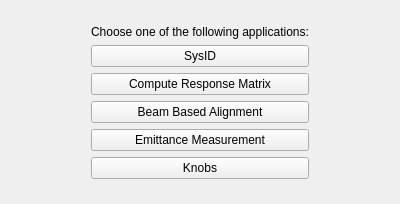
<?xml version="1.0" encoding="UTF-8"?>
<ui version="4.0">
 <class>MainWindow</class>
 <widget class="QMainWindow" name="MainWindow">
  <property name="geometry">
   <rect>
    <x>0</x>
    <y>0</y>
    <width>400</width>
    <height>200</height>
   </rect>
  </property>
  <property name="windowTitle">
   <string>SYSID</string>
  </property>
  <widget class="QWidget" name="centralwidget">
   <layout class="QVBoxLayout" name="verticalLayout_2">
    <property name="leftMargin"><number>16</number></property>
    <property name="topMargin"><number>16</number></property>
    <property name="rightMargin"><number>16</number></property>
    <property name="bottomMargin"><number>16</number></property>

    <item>
     <layout class="QVBoxLayout" name="verticalLayout">
      <item>
       <layout class="QHBoxLayout" name="horizontal_layout">
        <item alignment="Qt::AlignHCenter">
         <widget class="QWidget" name="buttons_container">
          <property name="maximumSize">
           <size>
            <width>320</width>
            <height>16777215</height>
           </size>
          </property>



          <layout class="QVBoxLayout" name="interfaces_buttons_layout">


           <item alignment="Qt::AlignHCenter">
            <widget class="QLabel" name="label_info">
             <property name="text">
              <string>Choose one of the following applications:</string>
           </property>
            </widget>
           </item>




           <item>
            <widget class="QPushButton" name="sysid_interface_button">
             <property name="text"><string>SysID</string></property>
             <property name="sizePolicy">
              <sizepolicy hsizetype="Expanding" vsizetype="Fixed">
               <horstretch>0</horstretch><verstretch>0</verstretch>
              </sizepolicy>
             </property>
            </widget>
           </item>
           <item>
            <widget class="QPushButton" name="compute_matrix_button">
             <property name="text"><string>Compute Response Matrix</string></property>
             <property name="sizePolicy">
              <sizepolicy hsizetype="Expanding" vsizetype="Fixed">
               <horstretch>0</horstretch><verstretch>0</verstretch>
              </sizepolicy>
             </property>
            </widget>
           </item>
           <item>
            <widget class="QPushButton" name="bba_interface_button">
             <property name="text"><string>Beam Based Alignment</string></property>
             <property name="sizePolicy">
              <sizepolicy hsizetype="Expanding" vsizetype="Fixed">
               <horstretch>0</horstretch><verstretch>0</verstretch>
              </sizepolicy>
             </property>
            </widget>
           </item>
           <item>
            <widget class="QPushButton" name="emittance_interface_button">
             <property name="text"><string>Emittance Measurement</string></property>
             <property name="sizePolicy">
              <sizepolicy hsizetype="Expanding" vsizetype="Fixed">
               <horstretch>0</horstretch><verstretch>0</verstretch>
              </sizepolicy>
             </property>
            </widget>
           </item>
           <item>
            <widget class="QPushButton" name="knobs_interface_button">
             <property name="text"><string>Knobs</string></property>
             <property name="sizePolicy">
              <sizepolicy hsizetype="Expanding" vsizetype="Fixed">
               <horstretch>0</horstretch><verstretch>0</verstretch>
              </sizepolicy>
             </property>
            </widget>
           </item>



          </layout>
         </widget>
        </item>
       </layout>
      </item>
     </layout>
    </item>
   </layout>
  </widget>
 </widget>
 <resources/>
 <connections/>
</ui>
